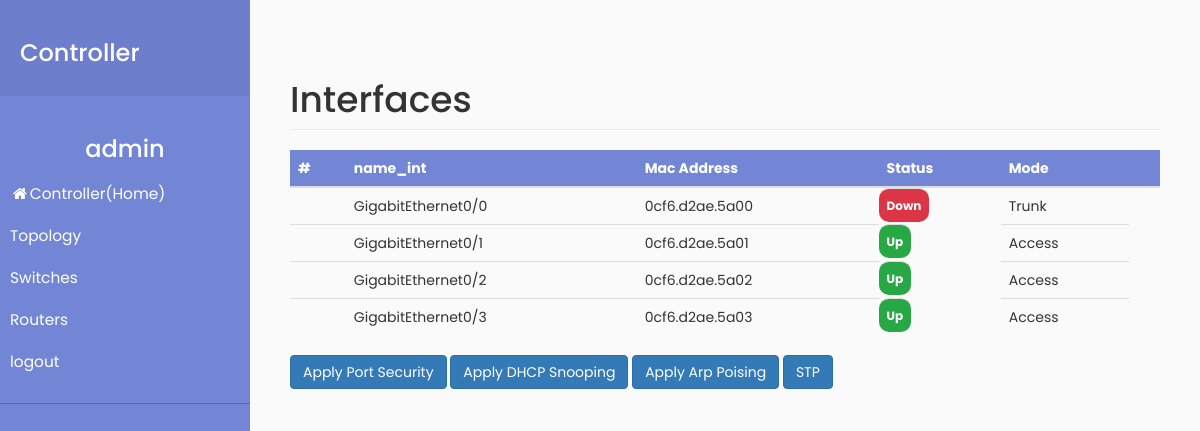
The page /layer2/sw1/interfaces (signed in) on the database its author committed.
### layer2/models.py (models this page shows, shortened)
class Interface(models.Model):
    Mode = (
        ('Access', 'Access'),
        ('Trunk', 'Trunk'),
    )
    Status = (
        ('UP', 'UP'),
        ('DOWN', 'DOWN'),
    )
    name_int = models.CharField(max_length=20)
    mac = models.CharField(max_length=100)
    status = models.CharField(max_length=5, choices=Status)
    mode = models.CharField(max_length=10, choices=Mode)
    device = models.ForeignKey(Device, on_delete=models.CASCADE)

### layer2/views.py (the view)
# urls.py: path('<str:hostname>/interfaces', views.device_get_interfaces, name='device_get_interfaces'),
def device_get_interfaces(request, hostname):
    interfaces = Interface.objects.filter(device__hostname=hostname).order_by('name_int')
    device = get_object_or_404(Switch, hostname=hostname)
    return render(request, 'layer2/interfaces.html', {'interfaces': interfaces,
                                                      "device": device})

### layer2/templates/layer2/interfaces.html (shortened to what this page needs)
{% extends 'base.html' %} {% load static %} {% block content %} {% block interfaces %}
<h1 class="page-header">Interfaces</h1>
<table class="table" id="interface-table">
    <thead style="background-color: #7386D5; color: white;">
        <tr>
            <th>#</th>
            <th>name_int</th>
            <th>Mac Address</th>
            <th>Status</th>
            <th>Mode</th>
            <th></th>
        </tr>
    </thead>
    <tbody>
        {% for int in interfaces%}
        <tr>
            <td></td>
            <td>{{ int.name_int }}</td>
            <td>{{ int.mac }}</td>
            {% if int.status == "up" %}
            <td class="badge" style="background-color: #28a745">Up</td>
            {% else %}
            <td class="badge" style="background-color: #dc3545">Down</td>
            {% endif %}
            <td>{{ int.mode }}</td>
        </tr>
        {% empty %}
        <tr>
            <td colspan="8" class="text-center bg-warning">No rule</td>
        </tr>
        {% endfor %}
    </tbody>
</table>
{% endblock %}
<button type="button" class="btn btn-primary" data-toggle="modal" data-target="#port_security">Apply Port
  Security</button>
<button type="button" class="btn btn-primary" data-toggle="modal" data-target="#dhcpSnooping">Apply DHCP
  Snooping</button>
<button type="button" class="btn btn-primary" data-toggle="modal" data-target="#arppoising">Apply Arp Poising</button>
<button type="button" class="btn btn-primary" data-toggle="modal" data-target="#stp">STP</button>
{% endblock %}

### templates/sidebar.html (shortened to what this page needs)
<nav id="sidebar">
    <div class="sidebar-header">
        <h3>Controller</h3>
    </div>
    <ul class="list-unstyled components">
        {% if user.is_authenticated %}
        <h3 class="user">{{ user.username }}</h3>
        <li>
            <a href="{% url 'dashboard' %}"><i class="fa fa-fw fa-home"></i>Controller(Home)</a>
        </li>
        <li>
            <a href="{% url 'mytopology' %}">Topology</a>
        </li>
        <li>
            <a href="{% url 'device_list_view' %}">Switches</a>
            <a href="#routers" data-toggle="collapse" aria-expanded="false">Routers</a>
        </li>
        <li>
            <a href="{% url 'logout' %}">logout</a> {% endif %}
        </li>
    </ul>
</nav>

### static/css/main.css (style rules this page uses)
body { font-family: 'Poppins', sans-serif; background: #fafafa; }
a, a:hover, a:focus { color: inherit; text-decoration: none; transition: all 0.3s; }
#sidebar { width: 250px; position: fixed; top: 0; left: 0; height: 100vh; z-index: 999; background: #7386D5; color: #fff; transition: all 0.3s; }
#sidebar .sidebar-header { padding: 20px; background: #6d7fcc; }
#sidebar ul.components { padding: 20px 0; border-bottom: 1px solid #47748b; }
#sidebar ul li a { padding: 10px; font-size: 1.1em; display: block; }
a[data-toggle="collapse"] { position: relative; }
.user { text-align: center; }

### rows shown on the page
Interface: name_int "GigabitEthernet0/0", mac "0cf6.d2ae.5a00", status "Down", mode "Trunk"
Interface: name_int "GigabitEthernet0/1", mac "0cf6.d2ae.5a01", status "Up", mode "Access"
Interface: name_int "GigabitEthernet0/2", mac "0cf6.d2ae.5a02", status "Up", mode "Access"
Interface: name_int "GigabitEthernet0/3", mac "0cf6.d2ae.5a03", status "Up", mode "Access"

### other values the page prints
{{ user.username }} "admin"
